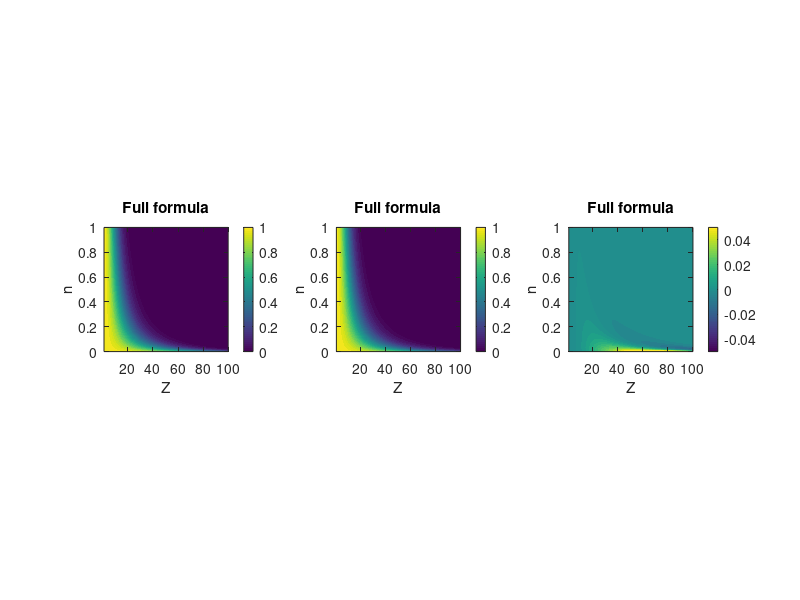

Reproduce this figure in MATLAB.


%define
n = 1:100;
z =linspace(0,1,100);

%initialize
[pfull,papprox] = deal( zeros(length(n),length(z)) );

for ni=1:length(n)
    for zi=1:length(z)
        
        pfull(ni,zi) = exp ( sqrt(1 +4*n(ni) + 4*(n(ni)^2 - (n(ni)*z(zi))^2)) -(1+2*n(ni)));
        papprox(ni,zi) = exp (-n(ni)*z(zi)^2);
        
    end
end


figure(1) ,clf
subplot(131)
contourf(n,z,pfull,40,'linecolor' , 'none')
axis square ,set(gca,'clim',[0 1])
xlabel('Z'),ylabel('n')
colorbar
title('Full formula')
        
%approx
subplot(132)
contourf(n,z,papprox,40,'linecolor' , 'none')
axis square ,set(gca,'clim',[0 1])
xlabel('Z'),ylabel('n')
colorbar
title('Full formula')

%diff
subplot(133)
contourf(n,z,pfull-papprox,40,'linecolor' , 'none')
axis square ,set(gca,'clim',[-1 1]/20)
xlabel('Z'),ylabel('n')
colorbar
title('Full formula')

        






